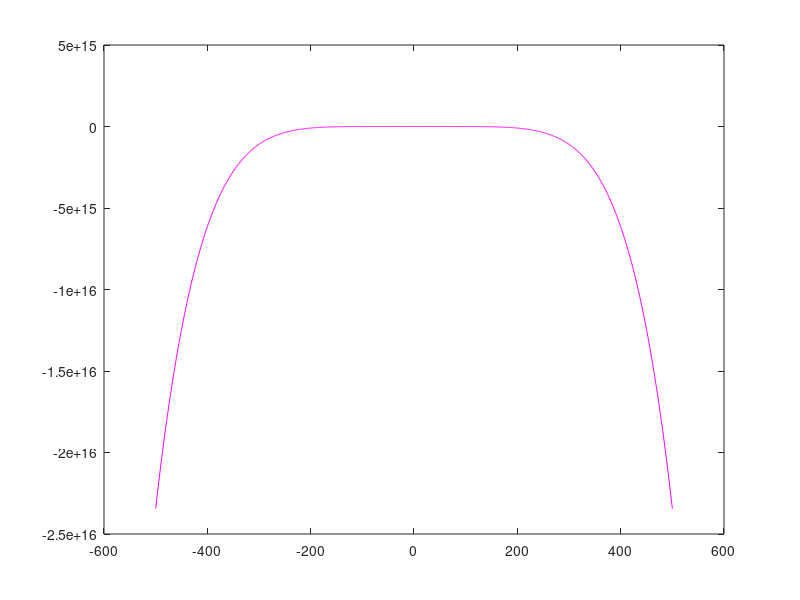

The MATLAB source for this figure:
%%Written by: Brooklyn Murphy
%Written on: 10/02/2018

%Homework 12 - McGraw Hill: graphing

clear
clc

%Define the values for the x-axis
xaxis = -500:500;
%Define the given function
fx = (-1.5*xaxis.^6)-(2*xaxis.^4)+(12*xaxis);

%Plot the function given (x,y)
plot(xaxis,fx,'m')
